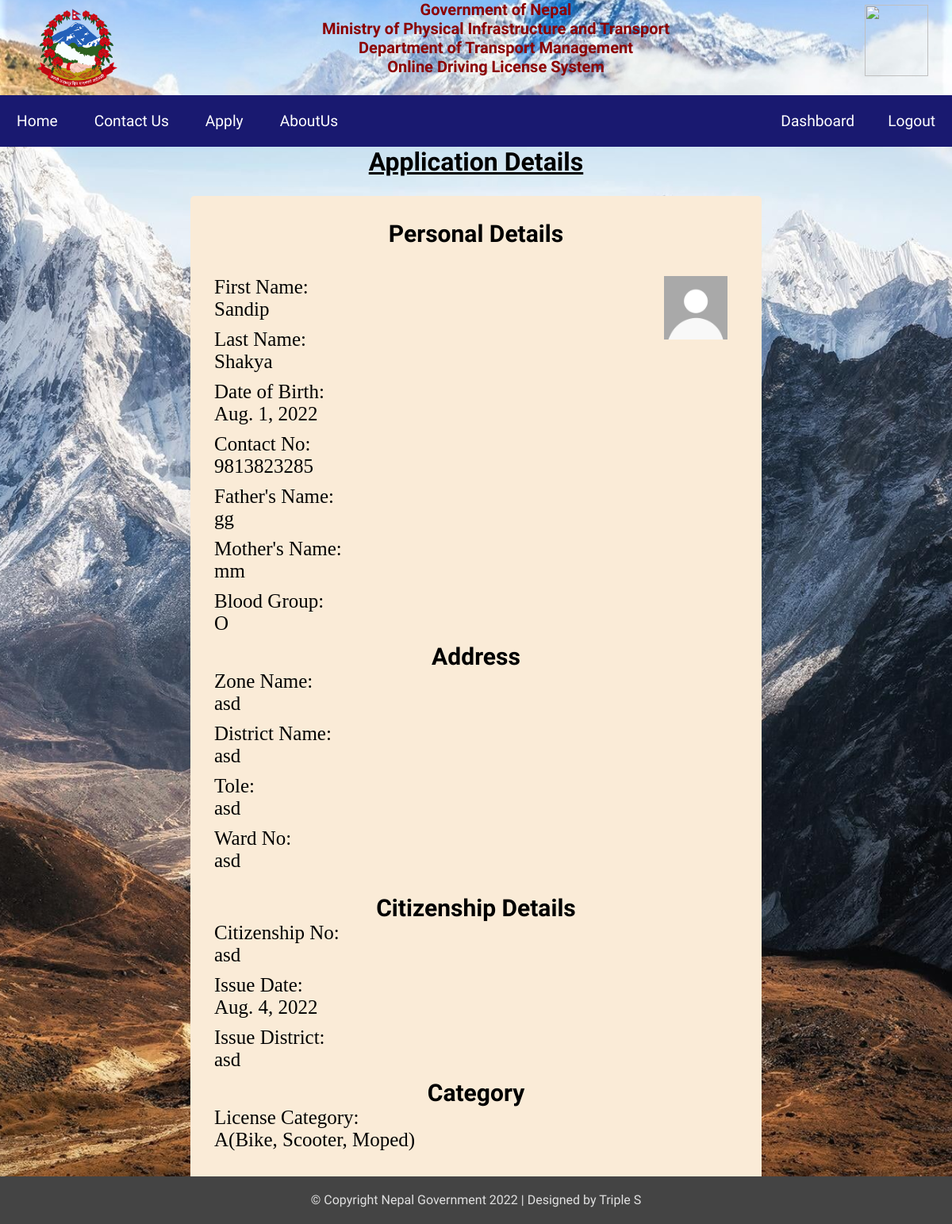
Page /detail (signed in) on the committed database.
### license/models.py (models this page shows, shortened)
class ApplicantInfo(models.Model):
    CHOICES = (
    ('O','O'),
    ('A', 'A'),
    ('B' ,'B'),
    ('AB','AB'),
    )
    user = models.OneToOneField(User, on_delete=models.CASCADE)
    firstname = models.CharField(max_length=200)
    lastname = models.CharField(max_length=200)
    photo = models.ImageField(upload_to='media/applicants', blank=True, null=True)
    dob = models.DateField()
    phone = models.CharField(max_length=10)
    father = models.CharField(max_length=200)
    mother = models.CharField(max_length=200)
    blood = models.CharField(choices=CHOICES, max_length=5)
    citizenshipno = models.CharField(max_length=50)
    citizenshipdate = models.DateField()
    citizenshipdistrict = models.CharField(max_length=200)
    citizenship = models.ImageField(upload_to='media/citizenship', blank=True, null=True)
    zone = models.CharField(max_length=100)
    district = models.CharField(max_length=100)
    ward = models.CharField(max_length=3)
    tole = models.CharField(max_length=200)
    def get_photo_url(self):
        if self.photo and hasattr(self.photo, 'url'):
            return self.photo.url
        else:
            return "/static/images/defaultuser.jpg"

class License(models.Model):
    category = models.ForeignKey(Category, on_delete=models.CASCADE)
    is_approved = models.BooleanField(default=False)
    applicant = models.ForeignKey(User, on_delete=models.CASCADE)
    date = models.DateField(auto_now_add=True, null=True, blank=True)

class Category(models.Model):
    name = models.CharField(max_length=300)
    def __str__(self):
        return self.name

### license/views.py (the view)
# urls.py: path('detail',  detail, name='detail'),
@login_required(login_url='login')
def detail(request):
    license = License.objects.get(applicant=request.user)
    applicant = ApplicantInfo.objects.get(user=request.user)
    context = {
        'lform' : license,
        'aform' : applicant,
    }
    return render(request, 'detail.html', context)

### license/templates/detail.html
{% extends 'base.html' %}
{% block content %}
    <div class="per">
        <h1><u> Application Details</u></h1>
    </div>
    <div class="auth-content1">
        <div class="user">
            <img src="{{aform.get_photo_url}}" alt="">
        </div>
        <form action="" method="post" enctype="multipart/form-data">
            <h2 class="form-title">Personal Details</h2>
            <br><br>
            <div>
                <label for="firstname">First Name:</label><br>
                {{aform.firstname}}
            </div>
            <div>
                <label for="lastname">Last Name:</label><br>
                {{aform.lastname}}
            </div>
            <div>
                <label for="dob">Date of Birth:</label><br>
                {{aform.dob}}
            </div>
            <div>
                <label for="contact">Contact No:</label><br>
                {{aform.phone}}
            </div>
            <div>
                <label for="father's name">Father's Name:</label><br>
                {{aform.father}}
            </div>
            <div>
                <label for="mother's name">Mother's Name:</label><br>
                {{aform.mother}}
            </div>
            <div>
                <label for="bloodgrp">Blood Group:</label><br>
                {{aform.blood}}
            </div>
            <h2 class="form-title">Address</h2>
            <div>
                <label for="district">Zone Name:</label><br>
                {{aform.zone}}
            </div>
            <div>
                <label for="city">District Name:</label><br>
                {{aform.district}}
            </div>
            <div>
                <label for="tol">Tole:</label><br>
                {{aform.tole}}
            </div>
            <div>
                <label for="ward">Ward No:</label><br>
                {{aform.ward}}
            </div>
        <br>
            <h2 class="form-title">Citizenship Details</h2>
            <div>
                <label for="citizenshipno">Citizenship No:</label><br>
                {{aform.citizenshipno}}
            </div>
            <div>
                <label for="issue">Issue Date:</label><br>
                {{aform.citizenshipdate}}
            </div>
            <div>
                <label for="dist">Issue District:</label><br>
                {{aform.citizenshipdistrict}}
            </div>
            <h2 class="form-title">Category</h2>
            <div>
                <label for="cat">License Category:</label><br>
                {{lform.category}}
            </div>
        </form><br>
    </div>
    {% endblock %}

### license/templates/base.html (shortened to what this page needs)
<!DOCTYPE html>
<html lang="en">
<head>
    <link rel="stylesheet" type="text/css" href="/static/css/style.css">
</head>
<body>
    <header>
        <div class="logo">
            <div class="gov">
                <img src="/static/images/gov.png">
            </div>
            <div class="info">
                <h2>Government of Nepal<br>
                    Ministry of Physical Infrastructure and Transport<br>
                    Department of Transport Management<br>
                    Online Driving License System
                </h2>
            </div>
            <div class="nep">
                <img src="https://bestanimations.com/media/flags/1039074932napal-flag-gif.gif">
            </div>
        </div>
    </header>
    <ul class="nav" id="menu1">
        <li><a href="{% url 'index' %}">Home</a></li>
        <li><a href="{% url 'contact' %}">Contact Us</a></li>
        <li><a href="{% url 'apply' %}">Apply</a></li>
        <li><a href="{% url 'about' %}">AboutUs</a></li>
        {% if request.user.is_authenticated %}
        <lj><a href="{% url 'logout' %}">Logout</a></lj>
        <lj><a href="{% url 'dashboard' %}">Dashboard</a></lj>
        {% else %}
        <lj><a href="{% url 'register' %}">SignUp</a></lj>
        <lj><a href="{% url 'login' %}">Login</a></lj>
        {% endif %}
    </ul>
{% block content %}
{% endblock %}
    <footer>
        <p>&copy; Copyright Nepal Government 2022 | Designed by Triple S</p>
    </footer>
</body>
</html>

### static/css/style.css (style rules this page uses)
* { margin: 0; padding: 0; box-sizing: border-box; }
body { width: 100%; background-image: url(/static/images/pic.jpg); background-size: cover; background-position: center; margin: 0; padding: 0; background-color: whitesmoke; display: flex; flex-direction: column; min-height: 100vh; position: relative; }
h1,h2,h3,p,a { font-family: 'Candal'; }
header { width: 100%; background-image: url(hi.jpg); background-size: cover; background-position: center; margin-top: 0; height: 120px; }
.gov img { float: left; height: 100px; width: 130px; margin-top: 10px; margin-left: 30px; }
.nep img { margin-top: -90px; float: right; height: 90px; width: 80px; margin-right: 30px; }
.info h2 { color: darkred; font-size: 20px; text-align: center; margin-right: 110px; }
ul { background-color: midnightblue; float: left; margin-top: 0px; margin-bottom: 0px; margin-left: 0px; margin-right: 0px; width: 100%; padding-left: 0%; }
ul li { display: inline-block; position: relative; }
ul li a { display: block; color: white; text-decoration: none; padding: 21px; font-size: 1.2em; }
ul lj { display: inline-block; position: relative; float: right; }
ul lj a { display: block; color: white; text-decoration: none; padding: 21px; font-size: 1.2em; }
.per h1 { text-align: center; }
.auth-content1 { margin-top: 2%; margin-bottom: 2%; margin-left: 20%; margin-right: 20%; padding: 30px; background-color: antiquewhite; border-radius: 5px; position: relative; }
.auth-content1 .form-title { width: 100%; text-align: center; font-size: 30px; }
.auth-content1 form div { width: 100%; margin-bottom: 10px; font-size: 25px; }
.user { position: absolute; right: 6%; top: 8%; width: 80px; height: 80px; }
.user img { width: 100%; height: 100%; }
footer { color: #e0e0e0; background-color: #444; height: 60px; text-align: center; align-self: flex-end; width: 100%; margin-bottom: -10px; position: absolute; bottom: 0; }
footer p { margin-top: 20px; padding-top: 20px; margin: auto; }

### rows in the picture
ApplicantInfo: firstname "Sandip", lastname "Shakya", dob "Aug. 1, 2022", phone "9813823285", father "gg", mother "mm", blood "O", zone "asd", district "asd", tole "asd", ward "asd", citizenshipno "asd", citizenshipdate "Aug. 4, 2022", citizenshipdistrict "asd"
License: category "A(Bike, Scooter, Moped)"
